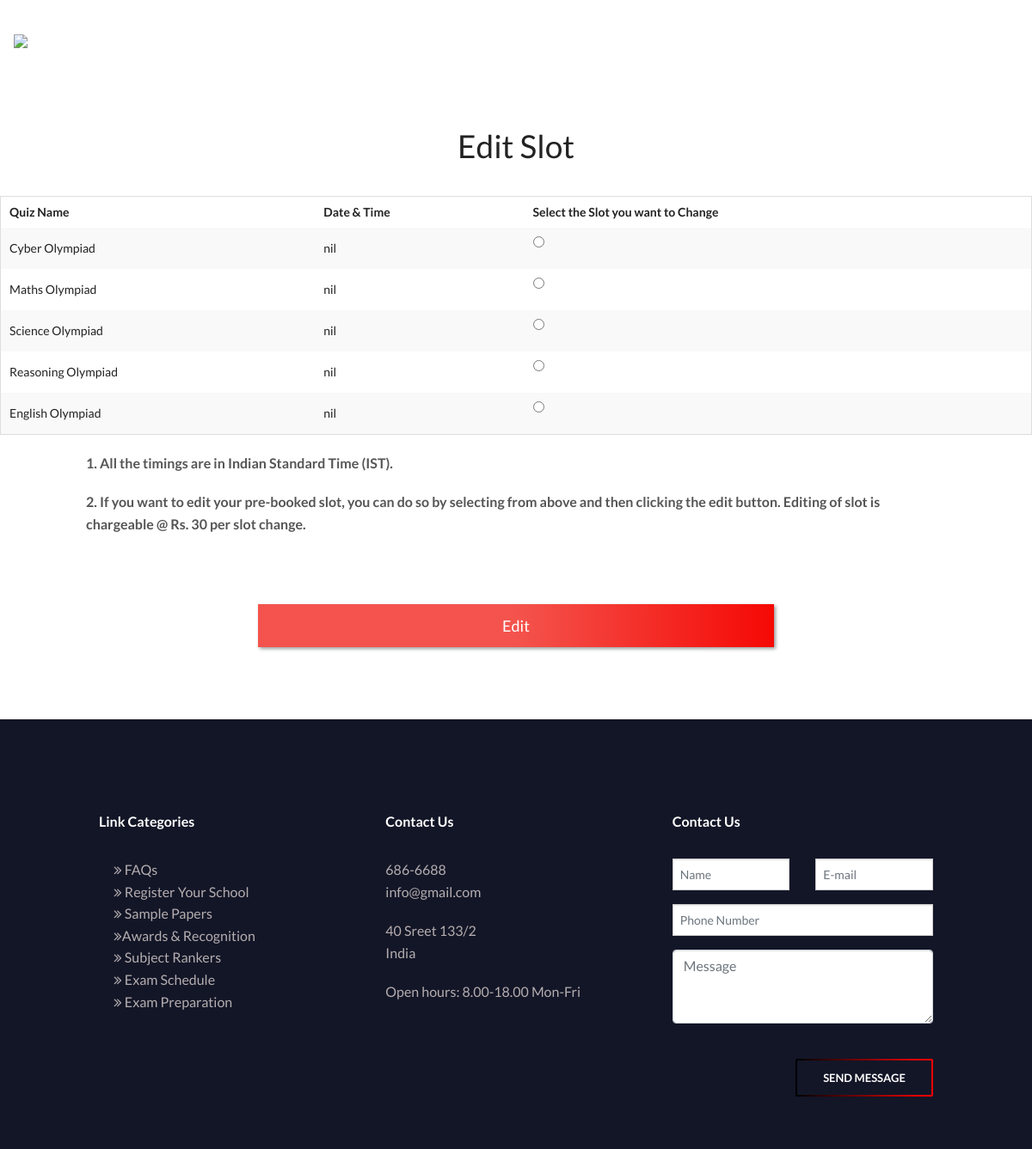
Screenshot of /changeslot/ (signed in) with the database file from the repository.
### quiz/models.py (models this page shows, shortened)
class Student(AbstractUser):
    id=models.AutoField(primary_key=True)
    ref_code = models.CharField(default="000",max_length=20)
    parent_name = models.CharField(max_length=50)
    dob = models.DateField(null=True)
    country = CountryField()
    address = models.CharField(null=False,max_length=100,default="lane")
    street=models.CharField(max_length=250,default="")
    state= models.CharField(max_length=150,default="")
    school=models.CharField(max_length=100,null=False,default="abc")
    school_state = models.CharField(max_length=100,null=False,default="abc")
    school_address=models.CharField(max_length=100,null=False,default="abc")
    school_city=models.CharField(max_length=100,null=False,default="abc")
    pincode = models.IntegerField(null=False, default=0)
    number = models.IntegerField(null=False, default=0)
    standard = models.CharField(null=False, max_length=10,default=1)
    email = models.CharField(max_length=150, null=False,unique=True)
    email_confirmed = models.BooleanField(default=False)
    first_name = models.CharField(null=False,max_length=150,default="abc")
    last_name= models.CharField(max_length=150)
    mathsolym=models.BooleanField(default=False,null=True)
    scienceolym=models.BooleanField(default=False,null=True)
    englisholym=models.BooleanField(default=False,null=True)
    reasoningolym=models.BooleanField(default=False,null=True)
    cyberolym=models.BooleanField(default=False,null=True)
    generalolym=models.BooleanField(default=False,null=True)
    order_number = models.IntegerField(null=True, default=0)
    final_mathsolym=models.BooleanField(default=False,null=True)
    final_scienceolym=models.BooleanField(default=False,null=True)
    final_englisholym=models.BooleanField(default=False,null=True)
    final_reasoningolym=models.BooleanField(default=False,null=True)
    final_cyberolym=models.BooleanField(default=False,null=True)
    final_generalolym=models.BooleanField(default=False,null= True)
    mathquiz = models.CharField(max_length=100,null=True,default="nil")
    sciencequiz = models.CharField(max_length=100,null=True,default="nil")
    gkquiz = models.CharField(max_length=100,null=True,default="nil")
    cyberquiz = models.CharField(max_length=100,null=True,default="nil")
    reasoningquiz = models.CharField(max_length=100,null=True,default="nil")
    englishquiz = models.CharField(max_length=100,null=True,default="nil")
    mathtime = models.CharField(max_length=100,null=True,default="nil")
    sciencetime = models.CharField(max_length=100,null=True,default="nil")
    gktime = models.CharField(max_length=100,null=True,default="nil")
    cybertime = models.CharField(max_length=100,null=True,default="nil")
    reasoningtime = models.CharField(max_length=100,null=True,default="nil")
    englishtime = models.CharField(max_length=100,null=True,default="nil")
    quiz_to_change = models.CharField(max_length=100,null=True,default="nil")
    idproof = models.ImageField(upload_to='idproof',blank=True,null=True)
    idproof_date=models.CharField(max_length=50,default=None,null=True)
    marksheet = models.ImageField(upload_to='marksheet',
                               blank=True,
                               null=True,
                               )
    marksheet_date=models.CharField(max_length=50,default=None,null=True)
    photograph = models.ImageField(upload_to='photo',
                               blank=True,
                               null=True,
                               )
    photograph_date=models.CharField(max_length=50,default=None,null=True)
    USERNAME_FIELD = 'username'
    REQUIRED_FIELDS = ['email']

### quiz/views.py (the view, shortened to what this page needs)
# urls.py: path("changeslot/",views.changeslot, name="changeslot"),
def changeslot(request):
    return render(request,'changeslot.html')

### quiz/templates/changeslot.html (shortened to what this page needs)
{% extends 'base.html' %}
{% block body %}
<div class="di">
    <br><br><br><br>
</div>
<div class="show-book-modal" id="edit-modal">
    <center>
        <h2>Edit Slot</h2>
        <table>
        <tr>
          <th>Quiz Name </th>
          <th>Date & Time</th>
            <th>Select the Slot you want to Change</th>
        </tr>
        <form  action="" method="post">
        {% if request.user.final_cyberolym %}
        <tr>
          <td>Cyber Olympiad</td>
          <td>{{ request.user.cybertime }}</td>
          <td>  <input type="radio" value="cyber" name="change"></input></td>
        </tr>
        {% endif %}
        {% if request.user.final_mathsolym %}
        <tr>
          <td>Maths Olympiad</td>
          <td>{{ request.user.mathtime }}</td>
  <td>  <input type="radio"  value="math" name="change"></input></td>
        {% endif %}
        {% if request.user.final_scienceolym %}
        <tr>
          <td>Science Olympiad</td>
          <td>{{ request.user.sciencetime }}</td>
          <td>  <input type="radio"  value="science" name="change"></input></td>
        {% endif %}
        {% if request.user.final_reasoningolym %}
        <tr>
          <td>Reasoning Olympiad</td>
          <td>{{ request.user.reasoningtime }}</td>
          <td>  <input type="radio"  value="reasoning" name="change"></input></td>
        {% endif %}
        {% if request.user.final_englisholym %}
        <tr>
          <td>English Olympiad</td>
          <td>{{ request.user.englishtime }}</td>
          <td>  <input type="radio" id="question" value="english" name="change"></input></td>
        {% endif %}
      </table>
    </center>
<div class="row">
    <p><b>1. All the timings are in Indian Standard Time (IST).</b></p>
    <p><b>2. If you want to edit your pre-booked slot, you can do so by selecting from above and then clicking the edit button. Editing of slot is chargeable @ Rs. 30 per slot change.</b></p>
</div>
<center>
   <input type="submit" value='Edit' class="review-btn">
</center>
<br>
</div>
{% endblock %}

### static/navbar.css (style rules this page uses)
table { border: none; outline: none; background: transparent; }
table { width: 100%; border: none; }
.review-btn { font-size: 18px; width: 50%; height: 50px; background-color: #F50905; background-image: linear-gradient(450deg, rgba(242,157,148,0.5) 50%, #F50905cd); border: none; margin: 5%; color: #fff; font-family: 'Lato'; border-radius: 10px; box-shadow: 2px 2px 4px #0006; transition: 0.3s ease-in-out; }
input[type="radio"] { margin-left: 30px; margin-top: 10px; }
.show-book-modal { top: 20%; transition: 0.3s; }

### static/Style.css (style rules this page uses)
body { padding: 0%; margin: 0%; font-family: 'Lato'; }
*, *::before, *::after { margin: 0; padding:0; box-sizing: border-box; }
html { font-family: 'Roboto',sans-serif; font-size: 10px; height: 100%; }
body { overflow-x: hidden; height: 100%; }

### rows the page displays
Student: user.cybertime "nil", user.mathtime "nil", user.sciencetime "nil", user.reasoningtime "nil", user.englishtime "nil"
